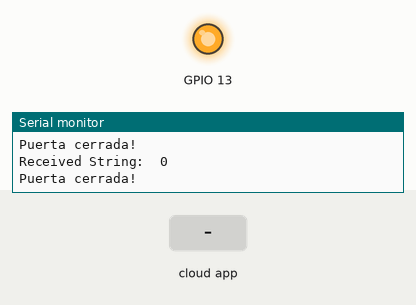
This sketch was run on a simulated ESP32. On the bench: output pins drawn as LEDs (lit = HIGH), the last lines printed to the serial monitor. Inputs (shaded band) come from the test bench. WiFi joins after 1.5 s; servers stay silent unless stated; the Firebase database answers and starts empty.

Above: at 2.7 s.
2.8 s: the phone or cloud app sets open to 1
At 3.7 s:
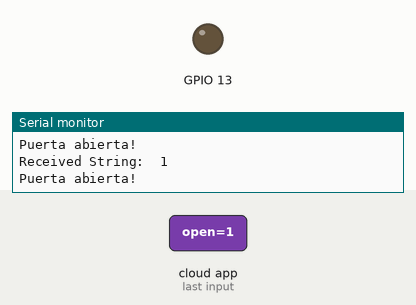
4.5 s: the phone or cloud app sets open to 0
At 5.7 s:
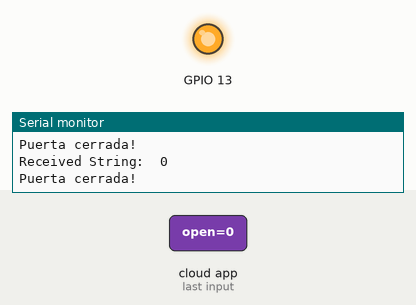
Timing chart, 0 to 7.5 s (numbered marks = the images above; inputs shaded):
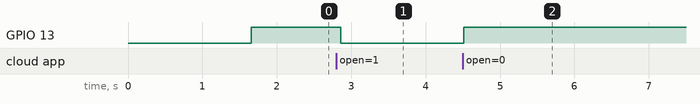

The sketch:

code.ino
```cpp
#include <WiFi.h>
#include <ESP32Firebase.h>

#define _SSID "SSID"
#define _PWD "PASSWORD"
#define DATABASE_URL "FIREBASE_URL"

Firebase firebase(DATABASE_URL);

void setup() {
  Serial.begin(115200);
  pinMode(13, OUTPUT);
  Serial.println("WiFi connecting...");
  WiFi.begin(_SSID, _PWD);
  while (WiFi.status() != WL_CONNECTED) {
    delay(250);
  }

  Serial.println("");
  Serial.println("WiFi connected");
  Serial.print("IP address: ");
  Serial.println(WiFi.localIP());
}

void loop() {
  bool data1 = firebase.getInt("door/door-id/open");
  Serial.print("Received String:\t");
  Serial.println(data1);
  if(data1 == 0){
    digitalWrite(13, HIGH);
    Serial.println("Puerta cerrada!");
  }else if (data1 == 1){
    digitalWrite(13, LOW);
    Serial.println("Puerta abierta!");
  }
}
```

Measured:
- after the input at 2.8 s, GPIO 13: HIGH → LOW after 0.06 s
- after the input at 4.5 s, GPIO 13: LOW → HIGH at once
